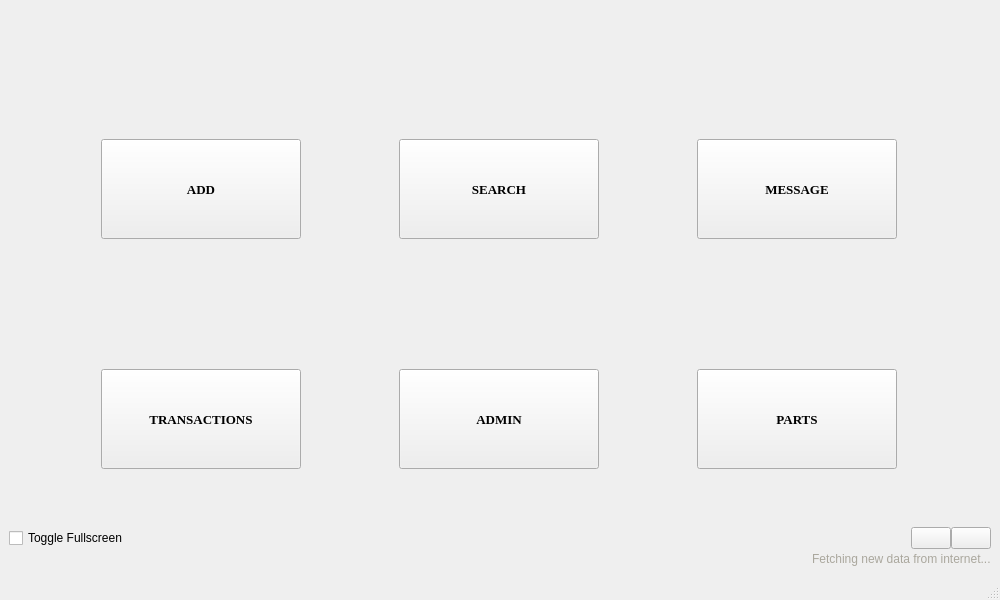
<?xml version="1.0" encoding="UTF-8"?>
<ui version="4.0">
 <class>MainWindow</class>
 <widget class="QMainWindow" name="MainWindow">
  <property name="windowModality">
   <enum>Qt::ApplicationModal</enum>
  </property>
  <property name="geometry">
   <rect>
    <x>0</x>
    <y>0</y>
    <width>1000</width>
    <height>600</height>
   </rect>
  </property>
  <property name="minimumSize">
   <size>
    <width>1000</width>
    <height>600</height>
   </size>
  </property>
  <property name="maximumSize">
   <size>
    <width>1000</width>
    <height>600</height>
   </size>
  </property>
  <property name="baseSize">
   <size>
    <width>0</width>
    <height>0</height>
   </size>
  </property>
  <property name="acceptDrops">
   <bool>false</bool>
  </property>
  <property name="windowTitle">
   <string>WEBTY SOLUTIONS</string>
  </property>
  <property name="windowIcon">
   <iconset resource="custom.qrc">
    <normaloff>:/icons/images/icons/W1.png</normaloff>:/icons/images/icons/W1.png</iconset>
  </property>
  <property name="windowOpacity">
   <double>1.000000000000000</double>
  </property>
  <property name="styleSheet">
   <string notr="true">#centralwidget{
	border-image: url(:/backgrounds/images/backgounds/_8.jpg);
}</string>
  </property>
  <property name="documentMode">
   <bool>false</bool>
  </property>
  <widget class="QWidget" name="centralwidget">
   <layout class="QVBoxLayout" name="verticalLayout">
    <item>
     <spacer name="verticalSpacer">
      <property name="orientation">
       <enum>Qt::Vertical</enum>
      </property>
      <property name="sizeType">
       <enum>QSizePolicy::Fixed</enum>
      </property>
      <property name="sizeHint" stdset="0">
       <size>
        <width>20</width>
        <height>130</height>
       </size>
      </property>
     </spacer>
    </item>
    <item>
     <layout class="QGridLayout" name="gridLayout">
      <property name="verticalSpacing">
       <number>130</number>
      </property>
      <property name="rightMargin">
       <number>0</number>
      </property>
      <item row="0" column="0">
       <widget class="QPushButton" name="pushButtonAddRepairs">
        <property name="minimumSize">
         <size>
          <width>200</width>
          <height>100</height>
         </size>
        </property>
        <property name="maximumSize">
         <size>
          <width>200</width>
          <height>100</height>
         </size>
        </property>
        <property name="baseSize">
         <size>
          <width>0</width>
          <height>0</height>
         </size>
        </property>
        <property name="font">
         <font>
          <family>Times New Roman</family>
          <pointsize>10</pointsize>
          <weight>75</weight>
          <bold>true</bold>
         </font>
        </property>
        <property name="statusTip">
         <string>Add new customers and repair jobs</string>
        </property>
        <property name="styleSheet">
         <string notr="true"/>
        </property>
        <property name="inputMethodHints">
         <set>Qt::ImhNone</set>
        </property>
        <property name="text">
         <string>ADD</string>
        </property>
        <property name="icon">
         <iconset resource="custom.qrc">
          <normaloff>:/icons/images/icons/add.svg</normaloff>:/icons/images/icons/add.svg</iconset>
        </property>
        <property name="iconSize">
         <size>
          <width>50</width>
          <height>50</height>
         </size>
        </property>
       </widget>
      </item>
      <item row="0" column="2">
       <widget class="QPushButton" name="pushButtonMessageCust">
        <property name="minimumSize">
         <size>
          <width>200</width>
          <height>100</height>
         </size>
        </property>
        <property name="maximumSize">
         <size>
          <width>200</width>
          <height>100</height>
         </size>
        </property>
        <property name="font">
         <font>
          <family>Times New Roman</family>
          <pointsize>10</pointsize>
          <weight>75</weight>
          <bold>true</bold>
         </font>
        </property>
        <property name="statusTip">
         <string>Send sms messages</string>
        </property>
        <property name="text">
         <string>MESSAGE</string>
        </property>
        <property name="icon">
         <iconset resource="custom.qrc">
          <normaloff>:/icons/images/icons/envelope2.png</normaloff>:/icons/images/icons/envelope2.png</iconset>
        </property>
        <property name="iconSize">
         <size>
          <width>60</width>
          <height>60</height>
         </size>
        </property>
       </widget>
      </item>
      <item row="0" column="1">
       <widget class="QPushButton" name="pushButtonModifyRepairs">
        <property name="minimumSize">
         <size>
          <width>200</width>
          <height>100</height>
         </size>
        </property>
        <property name="maximumSize">
         <size>
          <width>200</width>
          <height>100</height>
         </size>
        </property>
        <property name="font">
         <font>
          <family>Times New Roman</family>
          <pointsize>10</pointsize>
          <weight>75</weight>
          <bold>true</bold>
         </font>
        </property>
        <property name="statusTip">
         <string>Search, update and delete customers and repair jobs</string>
        </property>
        <property name="styleSheet">
         <string notr="true"/>
        </property>
        <property name="text">
         <string>SEARCH</string>
        </property>
        <property name="icon">
         <iconset resource="custom.qrc">
          <normaloff>:/icons/images/icons/search.png</normaloff>:/icons/images/icons/search.png</iconset>
        </property>
        <property name="iconSize">
         <size>
          <width>40</width>
          <height>50</height>
         </size>
        </property>
        <property name="checkable">
         <bool>false</bool>
        </property>
        <property name="autoRepeat">
         <bool>false</bool>
        </property>
        <property name="autoDefault">
         <bool>false</bool>
        </property>
        <property name="default">
         <bool>false</bool>
        </property>
        <property name="flat">
         <bool>false</bool>
        </property>
       </widget>
      </item>
      <item row="1" column="0">
       <widget class="QPushButton" name="pushButtonTransaction">
        <property name="minimumSize">
         <size>
          <width>200</width>
          <height>100</height>
         </size>
        </property>
        <property name="maximumSize">
         <size>
          <width>200</width>
          <height>100</height>
         </size>
        </property>
        <property name="font">
         <font>
          <family>Times New Roman</family>
          <pointsize>10</pointsize>
          <weight>75</weight>
          <bold>true</bold>
         </font>
        </property>
        <property name="statusTip">
         <string>Money spent and received</string>
        </property>
        <property name="text">
         <string>TRANSACTIONS</string>
        </property>
        <property name="icon">
         <iconset resource="custom.qrc">
          <normaloff>:/icons/images/icons/naira.png</normaloff>:/icons/images/icons/naira.png</iconset>
        </property>
        <property name="iconSize">
         <size>
          <width>40</width>
          <height>40</height>
         </size>
        </property>
       </widget>
      </item>
      <item row="1" column="1">
       <widget class="QPushButton" name="pushButtonAdminFront">
        <property name="minimumSize">
         <size>
          <width>200</width>
          <height>100</height>
         </size>
        </property>
        <property name="maximumSize">
         <size>
          <width>200</width>
          <height>100</height>
         </size>
        </property>
        <property name="font">
         <font>
          <family>Times New Roman</family>
          <pointsize>10</pointsize>
          <weight>75</weight>
          <bold>true</bold>
         </font>
        </property>
        <property name="statusTip">
         <string>Admin portal</string>
        </property>
        <property name="text">
         <string>ADMIN</string>
        </property>
        <property name="icon">
         <iconset resource="custom.qrc">
          <normaloff>:/icons/images/icons/update.png</normaloff>:/icons/images/icons/update.png</iconset>
        </property>
        <property name="iconSize">
         <size>
          <width>40</width>
          <height>50</height>
         </size>
        </property>
       </widget>
      </item>
      <item row="1" column="2">
       <widget class="QPushButton" name="pushButtonPartsFront">
        <property name="minimumSize">
         <size>
          <width>200</width>
          <height>100</height>
         </size>
        </property>
        <property name="maximumSize">
         <size>
          <width>200</width>
          <height>100</height>
         </size>
        </property>
        <property name="font">
         <font>
          <family>Times New Roman</family>
          <pointsize>10</pointsize>
          <weight>75</weight>
          <bold>true</bold>
         </font>
        </property>
        <property name="statusTip">
         <string>All spare parts available </string>
        </property>
        <property name="text">
         <string>PARTS</string>
        </property>
        <property name="icon">
         <iconset resource="custom.qrc">
          <normaloff>:/icons/images/icons/headphone.png</normaloff>:/icons/images/icons/headphone.png</iconset>
        </property>
        <property name="iconSize">
         <size>
          <width>60</width>
          <height>50</height>
         </size>
        </property>
       </widget>
      </item>
     </layout>
    </item>
    <item>
     <spacer name="verticalSpacer_2">
      <property name="orientation">
       <enum>Qt::Vertical</enum>
      </property>
      <property name="sizeType">
       <enum>QSizePolicy::Expanding</enum>
      </property>
      <property name="sizeHint" stdset="0">
       <size>
        <width>20</width>
        <height>100</height>
       </size>
      </property>
     </spacer>
    </item>
    <item>
     <layout class="QVBoxLayout" name="verticalLayout_2">
      <property name="spacing">
       <number>0</number>
      </property>
      <property name="topMargin">
       <number>0</number>
      </property>
      <item>
       <layout class="QHBoxLayout" name="horizontalLayout">
        <property name="topMargin">
         <number>0</number>
        </property>
        <item>
         <widget class="QCheckBox" name="checkBoxFullscreen">
          <property name="text">
           <string>Toggle Fullscreen</string>
          </property>
         </widget>
        </item>
        <item>
         <spacer name="horizontalSpacer">
          <property name="orientation">
           <enum>Qt::Horizontal</enum>
          </property>
          <property name="sizeHint" stdset="0">
           <size>
            <width>40</width>
            <height>20</height>
           </size>
          </property>
         </spacer>
        </item>
        <item>
         <widget class="QPushButton" name="pushButtonDatabase">
          <property name="statusTip">
           <string>Backup and Restore Database</string>
          </property>
          <property name="text">
           <string/>
          </property>
          <property name="icon">
           <iconset resource="custom.qrc">
            <normaloff>:/icons/images/icons/database.png</normaloff>:/icons/images/icons/database.png</iconset>
          </property>
         </widget>
        </item>
        <item>
         <widget class="QPushButton" name="pushButtonNewData">
          <property name="statusTip">
           <string>Fetch new data from internet</string>
          </property>
          <property name="text">
           <string/>
          </property>
          <property name="icon">
           <iconset resource="custom.qrc">
            <normaloff>:/icons/images/icons/internet_earth.png</normaloff>:/icons/images/icons/internet_earth.png</iconset>
          </property>
         </widget>
        </item>
       </layout>
      </item>
      <item>
       <layout class="QHBoxLayout" name="loadingLayout">
        <property name="topMargin">
         <number>0</number>
        </property>
        <item>
         <spacer name="horizontalSpacer_2">
          <property name="orientation">
           <enum>Qt::Horizontal</enum>
          </property>
          <property name="sizeHint" stdset="0">
           <size>
            <width>40</width>
            <height>20</height>
           </size>
          </property>
         </spacer>
        </item>
        <item>
         <widget class="QLabel" name="labelFetchingInfo">
          <property name="styleSheet">
           <string notr="true">color: rgb(170, 167, 157);</string>
          </property>
          <property name="text">
           <string>Fetching new data from internet...</string>
          </property>
         </widget>
        </item>
       </layout>
      </item>
     </layout>
    </item>
   </layout>
  </widget>
  <widget class="QMenuBar" name="menubar">
   <property name="geometry">
    <rect>
     <x>0</x>
     <y>0</y>
     <width>1000</width>
     <height>21</height>
    </rect>
   </property>
   <property name="styleSheet">
    <string notr="true"/>
   </property>
  </widget>
  <widget class="QStatusBar" name="statusbar"/>
  <action name="actionBackupDatabase">
   <property name="text">
    <string>Backup/Restore Database</string>
   </property>
   <property name="statusTip">
    <string>Backup and restore database</string>
   </property>
  </action>
  <action name="actionNewData">
   <property name="text">
    <string>Fetch New Data</string>
   </property>
   <property name="statusTip">
    <string>Fetch new phone data from internet</string>
   </property>
  </action>
 </widget>
 <resources>
  <include location="custom.qrc"/>
 </resources>
 <connections/>
</ui>
